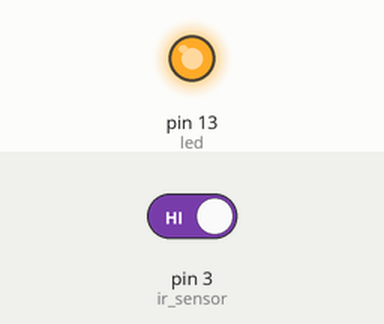
The sketch below on a simulated Arduino Uno, built with avr-gcc and run on an emulated ATmega328P. Shown: output pins drawn as LEDs (lit = HIGH). The test bench sets the inputs (shaded band); at power-on: pin 3 (ir_sensor) HIGH.

Above: at 1.2 s.
1.3 s: pin 3 (ir_sensor) driven LOW
At 1.8 s:
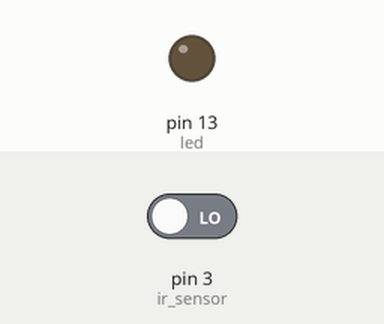
2.8 s: pin 3 (ir_sensor) driven HIGH
At 4.2 s:
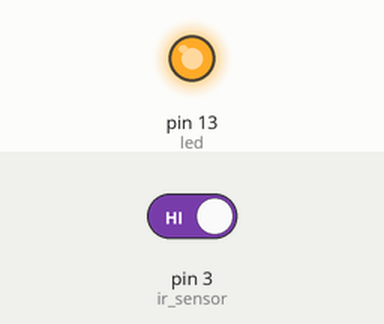
Timing chart, 0 to 5.8 s (numbered marks = the images above; inputs shaded):
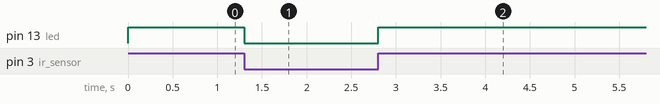

The sketch:

Test_IR.ino
```cpp
int ir_sensor = 3;
int led = 13;

void setup() {
  pinMode(ir_sensor, INPUT);
  pinMode(led, OUTPUT);
}

void loop() {
  int buttonState = digitalRead(ir_sensor);
  digitalWrite(led, buttonState);
}
```

Measured:
- after the input at 1.3 s, pin 13 (led): HIGH → LOW at once
- after the input at 2.8 s, pin 13 (led): LOW → HIGH at once
